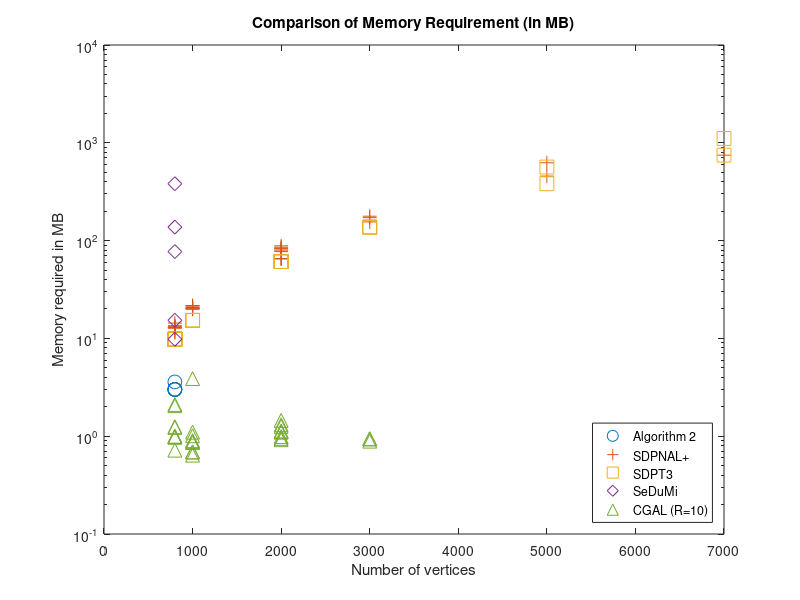

MATLAB code to generate this figure:
Algo = [3.0128,
3,
3.01,
3.589,
3];

SDPNAL = [12.91;
11.63;
12.98;
13.5;
13.17;
11.5;
14.35;
12.86;
12.71;
77.25;
65.22;
65.5;
79.91;
65.17;
83.37;
88.36;
82.34;
85.53;
20.11;
20.42;
20.24;
19.85;
20.3;
155.23;
171.66;
177.57;
21.65;
21.4;
21.55;
20.73;
456.57;
625.07;
747.75];


SDPT3 = [9.786;
9.79;
9.79;
9.79;
9.79;
9.78;
9.78;
9.78;
9.78;
61.07;
61.07;
61.05;
61.06;
61.11;
61.06;
61.05;
61.05;
61.05;
15.27;
15.27;
15.27;
15.27;
15.27;
137.34;
137.36;
137.36;
15.28;
15.27;
15.27;
15.27;
565.14;
381.53;
1107.8;
747.79];

SeDuMi = [9.812,
77.2,
15.32,
137.424,
381.69];

CGAL = [1;
2.11;
0.98;
0.98;
0.99;
1.23;
2.05;
0.72;
1.25;
1.31;
1.45;
1.11;
1.1;
1.13;
0.92;
1.26;
0.99;
0.95;
1.01;
0.86;
0.9;
1.1;
0.64;
0.94;
0.89;
0.94;
0.88;
0.69;
3.88;
0.69];

Vertices = [800;
800;
800;
800;
800;
800;
800;
800;
800;
2000;
2000;
2000;
2000;
2000;
2000;
2000;
2000;
2000;
1000;
1000;
1000;
1000;
1000;
3000;
3000;
3000;
1000;
1000;
1000;
1000;
5000;
5000;
7000;
7000];

p = figure;
semilogy(Vertices(1:length(Algo)), Algo,'o','MarkerSize',10)
title('Comparison of Memory Requirement (in MB)');
hold on;
semilogy(Vertices(1:length(SDPNAL)), SDPNAL,'+','MarkerSize',10)
semilogy(Vertices(1:length(SDPT3)), SDPT3,'s','MarkerSize',10)
semilogy(Vertices(1:length(SeDuMi)), SeDuMi,'d','MarkerSize',10)
semilogy(Vertices(1:length(CGAL)), CGAL,'^','MarkerSize',10)
hold off;
legend({'Algorithm 2','SDPNAL+','SDPT3','SeDuMi','CGAL (R=10)'},'Location','southeast');
ylabel('Memory required in MB');
xlabel('Number of vertices');
%saveas(p,'MemoryPlot.png');